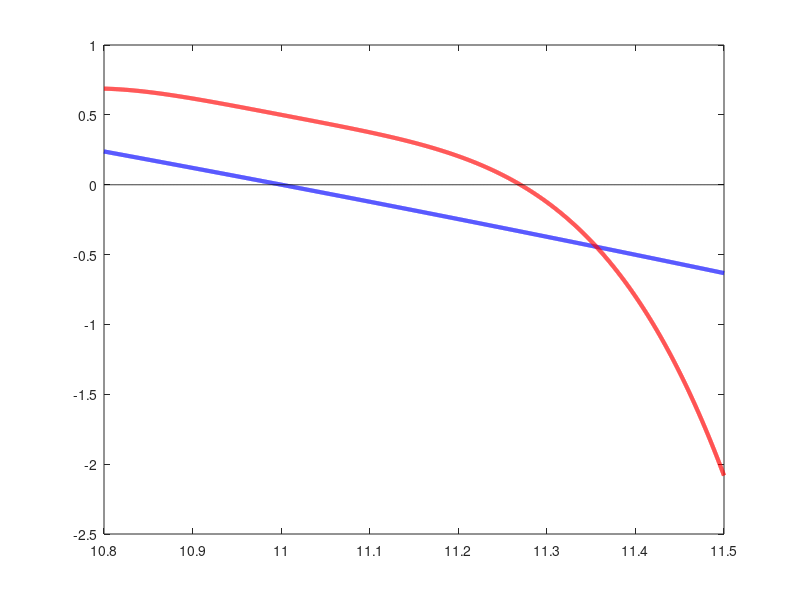

MATLAB code to generate this figure: (Note: this script raises an error after producing the figure.)
%% Analytical solution
yA_1 = @(t) (1/300)*t.^3 + 1;
yA_2 = 0;
switching_function_1 = @(t) 5.437 - yA_1(t);
switch_1 = nthroot(1331.1,3);

yB_1 = @(t) 125*( (1/4)*t.^4 + (1/37500)*t.^3 - (switch_1)*t.^3 + (3/2)*(switch_1)^2*t.^2 - 1331.1*t - (1/37500)*1331.1 - (7/4)*(switch_1)^4 + 2662.2*(switch_1)) + 5.437;
yB_2 = @(t) 5*(t - switch_1);
switching_function_2 = @(t) 5.437 + 0.5 - yB_1(t);
switch_2 = fzero(switching_function_2,11);

yC_1 = @(t) (1/300)*t.^3 + yB_2(switch_2)^3*t - (1/300)*switch_2.^3 - yB_2(switch_2)^3*switch_2 + yB_1(switch_2);
yC_2 = yB_2(switch_2);
%% Plot second component of the switching function
t=10.8:0.0001:11.5;

figure(1)
plot(t,switching_function_1(t),'LineWidth', 3, 'color', 'b')
hold on
plot(t,switching_function_2(t),'LineWidth', 3, 'color', 'r')
plot(t,zeros(size(t)), 'k')
xline(switch_1, 'LineWidth', 2);
xline(switch_2, 'LineWidth', 2);
hold off
legend('\sigma_1(t)', '\sigma_2(t)')
xlabel('t')
ylabel('\sigma_2(t)')
set(gca, 'FontSize', 24);
set(gca, 'Box', 'off');
%% Solution ifdiff
initPaths();
integrator = @ode45;
odeoptionsrhs_test = odeset( 'AbsTol', 1e-14,'RelTol', 1e-12);
datahandle    = prepareDatahandleForIntegration('canonicalExampleRHS','solver', func2str(integrator), 'options', odeoptionsrhs_test);

tspan         = [0 20];
initialvalues = [1;0];
parameters    = 5.437;
sol           = solveODE(datahandle, tspan, initialvalues, parameters); 

%% Plot analytical solution vs. ifdiff

t1 = 0:0.01:switch_1;
t2 = switch_1:0.01:switch_2;
t3 = switch_2:0.01:20;

figure(2)
plot(t1,yA_1(t1), 'color', 'b','LineWidth', 3)
hold on
plot(sol.x(1:18),sol.y(1,1:18), 'o', 'color', 'r', 'MarkerSize', 8,'LineWidth', 1.5) 
plot(t2,yB_1(t2), 'color', 'b','LineWidth', 3)
plot(t3,yC_1(t3), 'color', 'b','LineWidth', 3)
plot(t1,zeros(size(t1)), 'color', 'b','LineWidth', 3)
plot(t2,yB_2(t2), 'color', 'b','LineWidth', 3)
plot(t3,yC_2*ones(size(t3)), 'color', 'b','LineWidth', 3)
plot(sol.x(19:end),sol.y(1,19:end), 'o', 'color', 'r', 'MarkerSize', 8,'LineWidth', 1.5) 
plot(sol.x,sol.y(2,:), 'o', 'color', 'r','MarkerSize', 8,'LineWidth', 1.5) 
hold off
legend('Analytical solution', 'Solution with Ifdiff')
xlabel('time [t]')
ylabel('solution [y]')
set(gca, 'FontSize', 24);
set(gca, 'Box', 'off');
%set(gca,'XTick',0:5:20);

%% Plot analytical solution vs ode45
tspan         = [0 20];
initialvalues = [1;0];
parameters    = 5.437;
canonicalExampleRHS_ode45 = @(t,y) canonicalExampleRHS(t,y,parameters);
sol_ode45 = ode45(canonicalExampleRHS_ode45, tspan, initialvalues);

t1 = 0:0.01:switch_1;
t2 = switch_1:0.01:switch_2;
t3 = switch_2:0.01:20;

figure(3)
%axis([0 20 0 20])
plot(t1,yA_1(t1), 'color', 'b','LineWidth', 3)
hold on
plot(sol_ode45.x(1:6),sol_ode45.y(1,1:6), '--', 'LineWidth', 3,'color', 'r', 'MarkerSize', 8)
plot(sol_ode45.x, 0, 'ko','lineWidth', 3, 'MarkerSize', 8);
plot(t2,yB_1(t2), 'color', 'b','LineWidth', 3)
plot(t3,yC_1(t3), 'color', 'b','LineWidth', 3)
plot(t1,zeros(size(t1)), 'color', 'b','LineWidth', 3)
plot(t2,yB_2(t2), 'color', 'b','LineWidth', 3)
plot(t3,yC_2*ones(size(t3)), 'color', 'b','LineWidth', 3)
plot(sol_ode45.x(6:end),sol_ode45.y(1,6:end), '--', 'LineWidth', 3,'color', 'r', 'MarkerSize', 8)
plot(sol_ode45.x,sol_ode45.y(2,:), '--','LineWidth', 3, 'color', 'r', 'MarkerSize', 8) 
xline(switch_1, ':', 'LineWidth', 3);
xline(switch_2, ':', 'LineWidth', 3);
plot(sol_ode45.x, 0, 'ko','lineWidth', 3, 'MarkerSize', 8);
hold off
legend('Analytical solution', 'Solution with ode45', 'Integrator steps')
%set(gca,'XTick',0:2:20); 
%set(gca,'YTick',[1 5 10 15 20 25 30]);
xlabel('time [t]')
ylabel('solution [y]')
set(gca, 'FontSize', 24);
set(gca, 'Box', 'off');

%% Plot part of analytical solution for presentation

t1 = 0:0.01:switch_1;
t2 = switch_1:0.01:switch_2;
t3 = switch_2:0.01:20;

figure(4)
axis([0 16 0 20])
plot(t1,yA_1(t1), 'color', 'b','LineWidth', 3)
hold on
axis([0 16 0 20])
plot(t2,yB_1(t2), 'color', 'b','LineWidth', 3)
plot(t3,yC_1(t3), 'color', 'b','LineWidth', 3)
plot(t1,zeros(size(t1)), 'color', 'b','LineWidth', 3)
plot(t2,yB_2(t2), 'color', 'b','LineWidth', 3)
plot(t3,yC_2*ones(size(t3)), 'color', 'b','LineWidth', 3)
xline(switch_1, ':', 'LineWidth', 3);
xline(switch_2, ':', 'LineWidth', 3);
hold off
legend('Analytical solution')
xlabel('time [t]')
ylabel('solution [y]')
set(gca, 'FontSize', 18);
set(gca, 'Box', 'off');
%set(gca,'XTick',0:5:20);